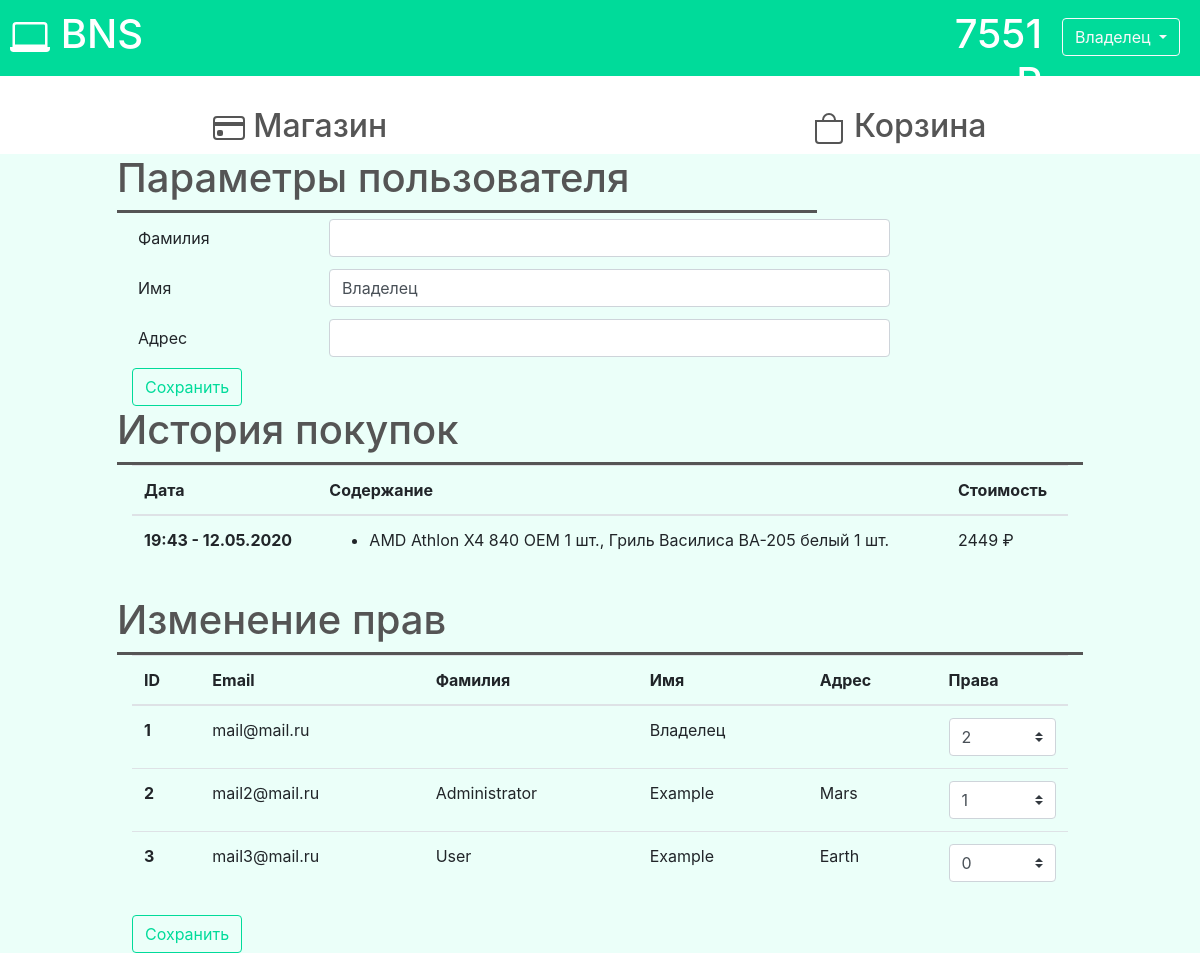
Screenshot of /profile (signed in) with the database file from the repository.
### data/__all_models.py (models this page shows, shortened)
class User(SqlAlchemyBase, UserMixin, SerializerMixin):
    __tablename__ = 'users'
    id = sqlalchemy.Column(sqlalchemy.Integer, primary_key=True, autoincrement=True)
    surname = sqlalchemy.Column(sqlalchemy.String, nullable=True)
    name = sqlalchemy.Column(sqlalchemy.String, nullable=True)
    address = sqlalchemy.Column(sqlalchemy.String, nullable=True)
    email = sqlalchemy.Column(sqlalchemy.String, unique=True)
    hashed_password = sqlalchemy.Column(sqlalchemy.String)
    purchase_history = sqlalchemy.Column(sqlalchemy.String, default='')
    cart = sqlalchemy.Column(sqlalchemy.String, default='')
    balance = sqlalchemy.Column(sqlalchemy.Integer, default=0)
    access_level = sqlalchemy.Column(sqlalchemy.Integer, default=0)

### main.py (the view)
@app.route('/profile', methods=['GET', 'POST'])
@login_required
def profile():
    session = db_session.create_session()
    if current_user.purchase_history:
        history = eval(current_user.purchase_history)
    else:
        history = ''
    users = session.query(User).all()
    user_params = (current_user.surname, current_user.name, current_user.address)
    if request.method == 'POST':
        for user in users:
            user.access_level = int(request.form.get('select_' + str(user.id)))
        session.commit()
        return redirect('/profile')
    return render_template('profile.html', title='BNS | Личный кабинет', users=users, history=history,
                           user_params=user_params)

### data/db_session.py (called while the page is built)
def create_session() -> Session:
    global __factory
    return __factory()

### main.py (called while the page is built)
@app.after_request
def add_header(response):
    response.headers['Cache-Control'] = 'no-store, no-cache, must-revalidate, post-check=0, pre-check=0, max-age=0'
    response.headers['Pragma'] = 'no-cache'
    response.headers['Expires'] = '-1'
    return response

@login_manager.user_loader
def load_user(user_id):
    session = db_session.create_session()
    return session.query(User).get(user_id)

### templates/profile.html
{% extends "base.html" %}
{% block content %}
<div style="max-width: 80%; margin: 0 auto;">
    <div class="row" style="border-bottom: 3px solid #555; color: #555; width: 700px;">
        <h1>Параметры пользователя</h1>
    </div>
    <form action="/profile/change_params" method="post">
        <table style="min-width: 400px;" cellpadding="6">
            <tr>
                <td width="25%">Фамилия</td>
                <td width="75%"><input value="{{user_params[0]}}" autocomplete="off" class="form-control" size="48" name="surname" type="text"></td>
            </tr>
            <tr>
                <td width="25%">Имя</td>
                <td width="75%"><input value="{{user_params[1]}}" autocomplete="off" class="form-control" size="48" name="name" type="text"></td>
            </tr>
            <tr>
                <td width="25%">Адрес</td>
                <td width="75%"><input value="{{user_params[2]}}" autocomplete="off" class="form-control" size="48" name="address" type="text"></td>
            </tr>
        </table>
        <button value="submit_params" style="margin-top: 5px;" type="submit" class="btn btn-outline-light btn-auth">Сохранить</button>
    </form>
    <div class="row" style="border-bottom: 3px solid #555; color: #555;">
        <h1>История покупок</h1>
    </div>
    {% if current_user.purchase_history == '' %}
    <p>История покупок пуста</p>
    {% else %}
    <table class="table">
        <thead>
            <th scope="col">Дата</th>
            <th scope="col">Содержание</th>
            <th scope="col">Стоимость</th>
        </thead>
        <tbody>
            {% for time in history %}
            <tr>
                <th scope="row">{{time}}</th>
                <td>
                <ul>
                {% for order in history[time] %}
                    <li>{{order[0]}}</li>
                {% endfor %}
                </ul>
                </td>
                <td>
                {% for order in history[time] %}
                    {{order[1]}} ₽<br>
                {% endfor %}
                </td>
            </tr>
            {% endfor %}
        </tbody>
    </table>
    {% endif %}
    {% if current_user.access_level == 2 %}
    <div class="row" style="border-bottom: 3px solid #555; color: #555;">
        <h1>Изменение прав</h1>
    </div>
    <form method="post">
        <table class="table">
            <thead>
                <th scope="col">ID</th>
                <th scope="col">Email</th>
                <th scope="col">Фамилия</th>
                <th scope="col">Имя</th>
                <th scope="col">Адрес</th>
                <th scope="col">Права</th>
            </thead>
            <tbody>
                {% for user in users %}
                <tr>
                    <th scope="row">{{user.id}}</th>
                    <td>{{user.email}}</td>
                    <td>{{user.surname}}</td>
                    <td>{{user.name}}</td>
                    <td>{{user.address}}</td>
                    <td>
                        <select name='select_{{user.id}}' class="custom-select">
                            {% for i in [0, 1, 2] %}
                                {% if user.access_level == i %}
                                <option selected value={{i}}>{{i}}</option>
                                {% else %}
                                <option value={{i}}>{{i}}</option>
                                {% endif %}
                            {% endfor %}
                        </select>
                    </td>
                </tr>
                {% endfor %}
            </tbody>
        </table>
        <button value="submit_rights" style="margin-top: 5px;" type="submit" class="btn btn-outline-light btn-auth">Сохранить</button>
    </form>
    {% endif %}
</div>
{% endblock %}

### templates/base.html (shortened to what this page needs)
<!doctype html>
<html lang="en">
<head>
    <link rel="stylesheet" href="https://stackpath.bootstrapcdn.com/bootstrap/4.4.1/css/bootstrap.min.css"
>
    <link rel="stylesheet" href={{request.url_root + 'static/css/style.css'}}>
</head>
<body>
<div class="top-container">
    <h1>
          BNS
        {% if current_user.is_authenticated %}
        <div align="right" class="dropdown" style="float: right; width: 10%; margin: 0 10px;">
            <button class="btn btn-outline-light btn-base dropdown-toggle" style="width: 100%;" type="button"
                    id="dropdownMenuButton" data-toggle="dropdown" aria-haspopup="true" aria-expanded="false">
                {% if current_user.name %}{{current_user.name}}{% else %}Профиль{% endif %}
            </button>
        </div>
        <div align="right" style="float: right; width: 10%; margin: 0 10px;">
            <a href="/profile/balance" style="color: white;">{{current_user.balance}} ₽</a>
        </div>
        {% else %}
        <a style="float: right; margin: 10px;" class="btn btn-outline-light btn-base" href="/register">Регистрация</a>
        <a style="float: right; margin: 10px;" class="btn btn-outline-light btn-base" href="/login">Войти</a>
        {% endif %}
    </h1>
</div>
<div class="header" id="myHeader" style="z-index: 1">
    <table style="padding: 0;" width="100%"><tr>
        {% if '/shop' in request.path %}
            <td class="nav_elem_chosen"><h2><svg class="bi bi-credit-card" width="1em" height="1em" viewBox="0 0 16 16" fill="currentColor" xmlns="http://www.w3.org/2000/svg"><path fill-rule="evenodd" d="M14 3H2a1 1 0 00-1 1v8a1 1 0 001 1h12a1 1 0 001-1V4a1 1 0 00-1-1zM2 2a2 2 0 00-2 2v8a2 2 0 002 2h12a2 2 0 002-2V4a2 2 0 00-2-2H2z" clip-rule="evenodd"/><rect width="3" height="3" x="2" y="9" rx="1"/><path d="M1 5h14v2H1z"/>
            </svg> Магазин</h2></td>
        {% else %}
            <td onclick="location.href='/shop'" class="nav_elem"><h2> Магазин</h2></td>
        {% endif %}
        {% if '/cart' in request.path %}
            <td class="nav_elem_chosen"><h2><svg class="bi bi-bag" width="1em" height="1em" viewBox="0 0 16 16" fill="currentColor" xmlns="http://www.w3.org/2000/svg"><path fill-rule="evenodd" d="M14 5H2v9a1 1 0 001 1h10a1 1 0 001-1V5zM1 4v10a2 2 0 002 2h10a2 2 0 002-2V4H1z" clip-rule="evenodd"/><path d="M8 1.5A2.5 2.5 0 005.5 4h-1a3.5 3.5 0 117 0h-1A2.5 2.5 0 008 1.5z"/>
            </svg> Корзина{% if current_user.cart.__len__() > 0 %} ({{current_user.cart.__len__() // 3}}){% endif %}</h2></td>
        {% else %}
            <td onclick="location.href='/cart'" class="nav_elem"><h2> Корзина{% if current_user.cart.__len__() > 0 %} ({{current_user.cart.__len__() // 3}}){% endif %}</h2></td>
        {% endif %}
    </tr></table>
</div>
<div class="container content">
    {% block content %}{% endblock %}
</div>
</body>
</html>

### static/css/style.css (style rules this page uses)
.top-container { padding: 10px; background: #00db9a; color: white; }
.header { background: white; color: #555; }
body { background: #ebfff9; }
.container { background: #ebfff9; min-width: 100%; }
.nav_elem { margin-bottom: 0; width: 25%; text-align: center; }
.btn-base { right: 30px; }
.btn-auth { color: #00db9a; border-color: #00db9a; }

### rows the page displays
User: name "Владелец", balance "7551", id "1", email "mail@mail.ru", access_level+id "2"
User: id "2", email "mail2@mail.ru", surname "Administrator", name "Example", address "Mars", access_level+id "1"
User: id "3", email "mail3@mail.ru", surname "User", name "Example", address "Earth", access_level+id "0"

### other values shown
{{ time }} "19:43 - 12.05.2020"
{{ order[0] }} "AMD Athlon X4 840 OEM 1 шт., Гриль Василиса ВА-205 белый 1 шт."
{{ order[1] }} "2449"
